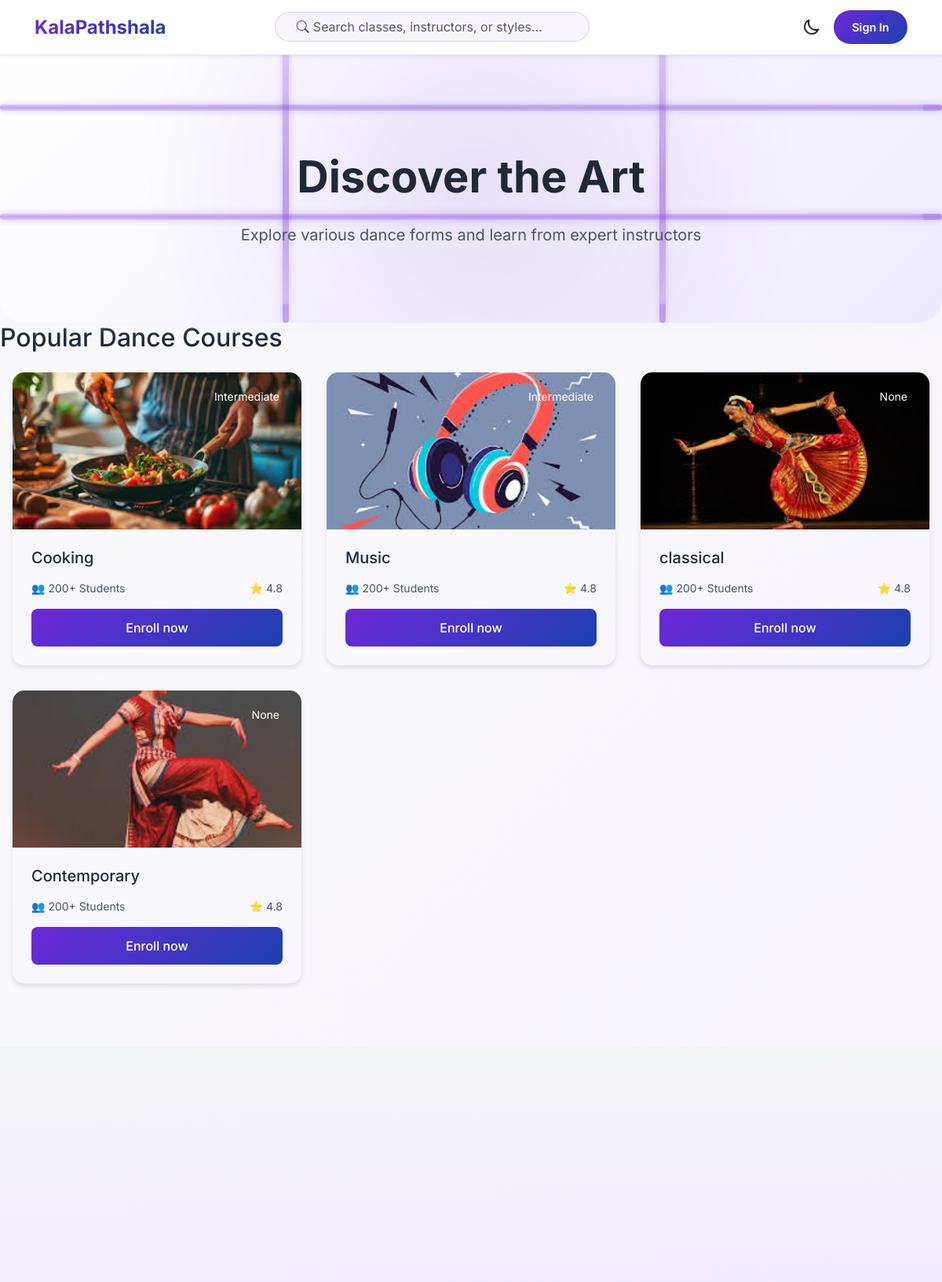
The app's page /courses/category/dance/classical/ with its own data.
### course/models.py (models this page shows, shortened)
class Course(models.Model):
    level_choice = (('Beginner','Beginner'),('Intermediate','Intermediate'),('Advance','Advance'))
    teacher = models.ForeignKey('account.Teacher', on_delete=models.CASCADE, related_name='courses')
    title = models.CharField(max_length=100)
    slug = models.SlugField(unique=True, null=True, blank=True)
    uid = models.UUIDField(default=uuid.uuid4, editable=False, unique=True)
    description = models.TextField()
    image = models.ImageField(upload_to='courses/')
    category = models.ForeignKey(CourseCategory, on_delete=models.CASCADE, related_name='courses')
    subcategory = models.ForeignKey(CourseSubCategory, on_delete=models.CASCADE, default='Beginner',related_name='courses')
    level = models.CharField(max_length=20, choices=level_choice, null=True, blank=True)
    duration = models.CharField(max_length=30, null=True, blank=True)
    price = models.DecimalField(max_digits=10, decimal_places=2, default=0.00)
    discount_price = models.DecimalField(max_digits=10, decimal_places=2, default=0.00)
    is_active = models.BooleanField(default=True)
    is_free = models.BooleanField(default=False)
    created_at = models.DateTimeField(auto_now_add=True)
    updated_at = models.DateTimeField(auto_now=True)

### course/views.py (the view)
# urls.py: path('category/<slug>/<sub>/',views.subcategory_courses,name='subcate_courses'),
def subcategory_courses(request, slug, sub):
    cate = get_object_or_404(models.CourseCategory, slug=slug)
    subcate = get_object_or_404(models.CourseSubCategory, slug=sub)
    course = models.Course.objects.filter(is_active = True,subcategory=subcate)
    return render(request,'courses-cards.html',{'courses':course,'cate':cate,'subcate':subcate})

### templates/courses-cards.html (shortened to what this page needs)
{% extends "index.html" %}
{% block content %}
    <link rel="stylesheet" href="styles.css">
</head>
<body>
    <div class="app">
        <header class="page-header">
            <div class="pipe-flow">
                <div class="pipe pipe-horizontal pipe-1">
                </div>
                <div class="pipe pipe-horizontal pipe-2">
                </div>
                <div class="pipe pipe-vertical pipe-3">
                </div>
                <div class="pipe pipe-vertical pipe-4">
                </div>
            </div>
            <h1 class="page-title">Discover the Art {{ subcate.title }} {{ cate.title }}</h1>
            <p class="page-subtitle">Explore various dance forms and learn from expert instructors</p>
        </header>
        <section class="course-listings">
            <div class="courses-container">
                <h2>Popular Dance Courses</h2>
                <div class="courses-grid">
                     {% if courses %}
                     {% for course in courses %}
                    <div class="course-card">
                        <div class="course-image">
                            <img src="{{course.image.url}}" alt="Kathak Basics">
                            <div class="course-level">{{course.level}}</div>
                        </div>
                        <div class="course-content">
                            <h3>{{course.title}}</h3>
                            <div class="course-stats">
                                <span>👥 200+ Students</span>
                                <span>⭐ 4.8</span>
                            </div>
                            <a href="{% url "course" course.slug %}" style='text-decoration:none;' class="explore-btn">Enroll now</a>
                        </div>
                    </div>
                    {% endfor %}
                    {% else %}
                    <div class="alert alert-success" role="alert">
                        No Courses Available
                      </div>
                    {% endif %}
                </div>
            </div>
        </section>
    </div>
    {% endblock content %}

### records on screen
Course: image (picture), level "Intermediate", title "Cooking"
Course: image (picture), level "Intermediate", title "Music"
Course: image (picture), level "None", title "classical"
Course: image (picture), level "None", title "Contemporary"
